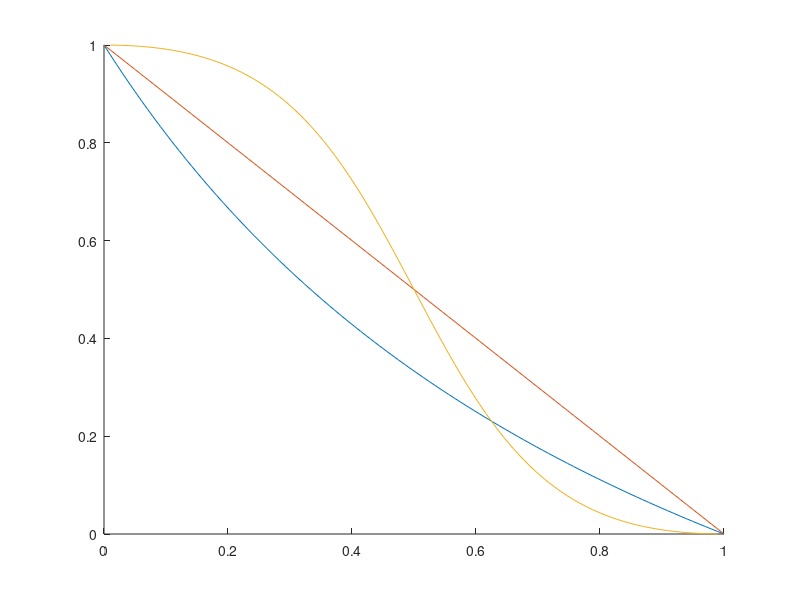

Here is the MATLAB script that generated this plot:
di = 1;
d = linspace(0,di,100);
d2 = d-di;
x = (d+d2)./(d.*d2);
a_i = 0.3;
g = a_i*x./sqrt(1+(2*a_i*x).^2) + .5;
db = 1;
figure; hold on;
plot(d,db./(d+db) .* (di-d)./di);
plot(d,(di-d)./di);
plot(d,g);